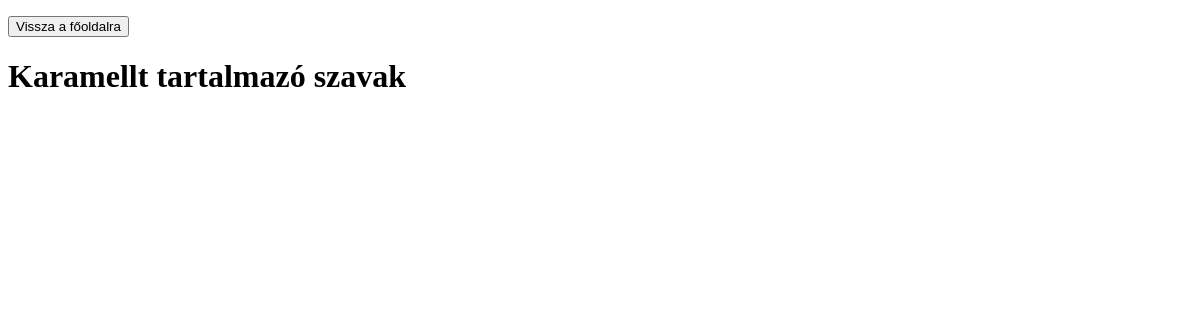
Before: /3karamell/ with the older database file.
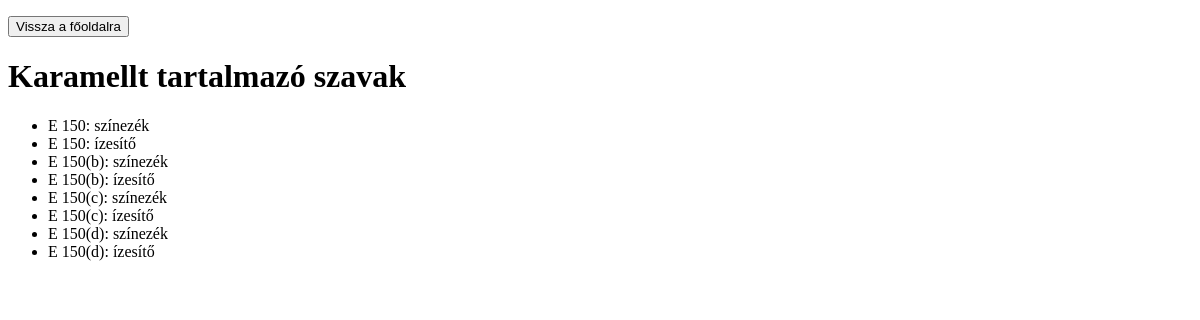
After: the same page with the newer database file.
### app_eszam/models.py (models this page shows, shortened)
class Funkcio(models.Model):
    az = models.AutoField(primary_key=True)
    kod = models.CharField(max_length=128)
    fnev = models.CharField(max_length=128)
    class Meta:
        verbose_name = "funkció"
        verbose_name_plural = "funkciók"

### app_eszam/views.py (the view)
# urls.py: path('3karamell/', view_3karamell),
def view_3karamell(request):
    karamell_kodok = Adalek.objects.filter(nev__icontains="karamell").values_list('kod')
    karamellesek = Funkcio.objects.filter(kod__in=karamell_kodok)
    context = {
        'karamellesek': karamellesek
    }
    return render(request, '3karamell.html', context)

### app_eszam/templates/3karamell.html (shortened to what this page needs)
<!DOCTYPE html>
<html lang="hu">
<head>
</head>
<body>
    <p><form action="/"><button type="submit">Vissza a főoldalra</button></form></p>
    <h1>Karamellt tartalmazó szavak</h1>
    <p>
        <ul>
            {% for elem in karamellesek %}
                <li>{{ elem.kod }}: {{ elem.fnev }}</li>
            {% endfor %}
        </ul>
    </p>
</body>
</html>

Changed rows visible on the page:
added Funkcio: kod "E 150", fnev "színezék"
added Funkcio: kod "E 150", fnev "ízesítő"
added Funkcio: kod "E 150(b)", fnev "színezék"
added Funkcio: kod "E 150(b)", fnev "ízesítő"
added Funkcio: kod "E 150(c)", fnev "színezék"
added Funkcio: kod "E 150(c)", fnev "ízesítő"
added Funkcio: kod "E 150(d)", fnev "színezék"
added Funkcio: kod "E 150(d)", fnev "ízesítő"
